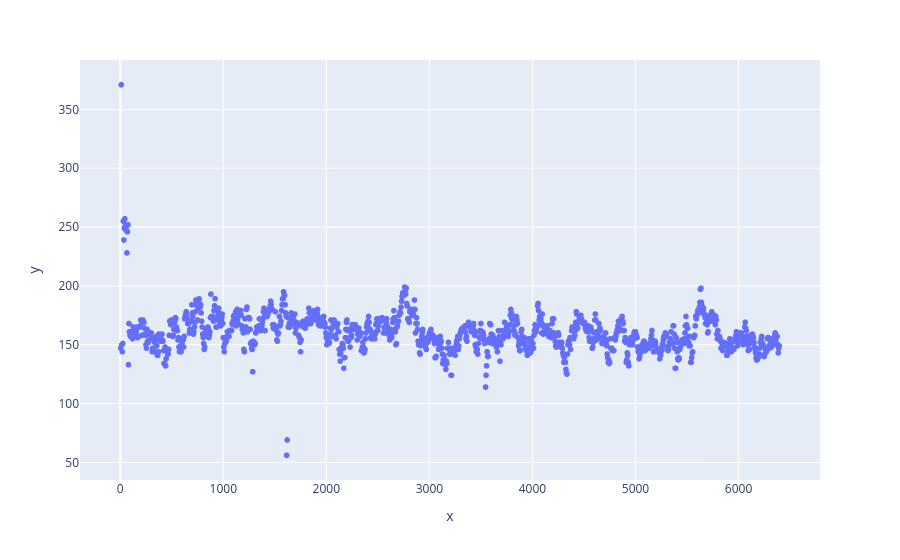

Notebook source saved alongside this figure:
### Code cell
# Wax Thickness
wax_top = dfstepA.loc[final_wax_centers]['wax_top_seed_candidate_px'].apply(lambda x: x[0]);
#wax_top = dfstepA.loc[final_wax_centers]['pixel_depth_strip_top']
wax_bot = dfstepA.loc[final_wax_centers]['pixel_depth_strip_top']+final_wax_bot
wax_thickness = wax_bot-wax_top

px.scatter(x=slice_centers,y=wax_thickness)

### Figure 1 — Plotly figure (JSON) as saved in the notebook; plotly's stock layout.template omitted (floating-point values rounded to 4 significant figures; data arrays with more than 128 entries replaced by an {"elided": "..."} marker saying what was removed)
{"data": [{"hovertemplate": "x=%{x}<br>y=%{y}<extra></extra>", "legendgroup": "", "marker": {"color": "#636efa", "symbol": "circle"}, "mode": "markers", "name": "", "showlegend": false, "type": "scattergl", "x": {"elided": "1279 int values"}, "xaxis": "x", "y": {"elided": "1279 int values"}, "yaxis": "y"}], "layout": {"legend": {"tracegroupgap": 0}, "margin": {"t": 60}, "xaxis": {"anchor": "y", "domain": [0, 1], "title": {"text": "x"}}, "yaxis": {"anchor": "x", "domain": [0, 1], "title": {"text": "y"}}}}
